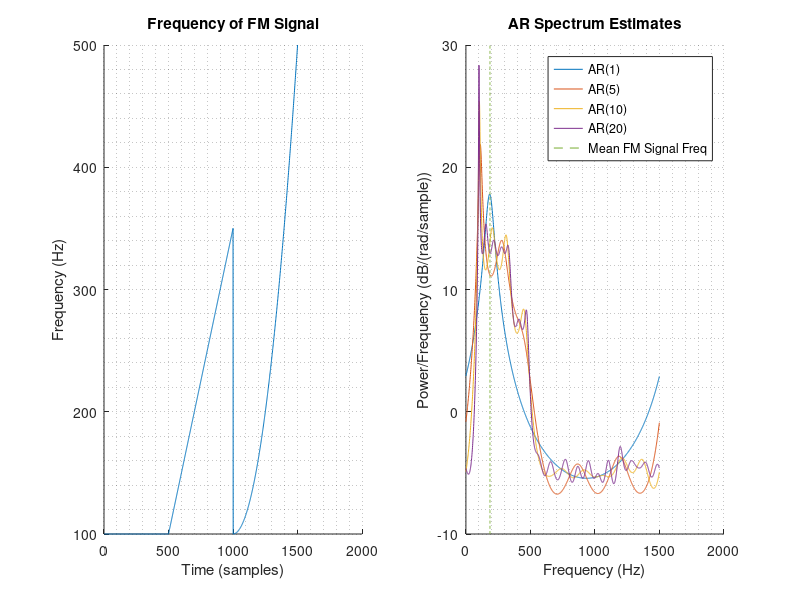

This chart was generated by the following MATLAB code:
%% --- 3. Widely Linear Filtering and Adaptive Spectrum Estimation --- %%

%%
close all;
clear all;
clc;

%%

num_samples = 1500;
freq_fm_sig = [100*ones(500,1); ...
    100*ones(500,1) + ([501:1000]' - 500)/2; ...
    100*ones(500,1) + (([1001:1500]' -  1000)/25).^2];
phi = cumsum(freq_fm_sig);
fs = 1500;
noise_variance = 0.05;
noise = wgn(num_samples,1,pow2db(noise_variance),'complex');
fm_signal = exp(1i*2*pi*phi/fs) + noise;

% Plotting frequency
figure;
subplot(1,2,1);
hold on;
plot(1:num_samples, freq_fm_sig);
xlabel('Time (samples)');
ylabel('Frequency (Hz)');
title('Frequency of FM Signal');
grid minor;
hold off;

%%

model_orders = [1, 5, 10, 20];
subplot(1,2,2);
hold on;
h = zeros(4,1500);
w = zeros(4,1500);
for i = 1:4
    % Finding AR coefficients
    ar_coeff = aryule(fm_signal,model_orders(i));
    [h(i,:),w(i,:)] = freqz(1,ar_coeff,num_samples,fs);
    P = abs(h(i,:)).^2;
    plot(w(i,:), pow2db(P));
end
plot(mean(freq_fm_sig)*ones(1,1500), linspace(-10,30,1500),'--')
title('AR Spectrum Estimates')
xlabel('Frequency (Hz)'); 
ylabel('Power/Frequency (dB/(rad/sample))');
legend('AR(1)', 'AR(5)', 'AR(10)', 'AR(20)', 'Mean FM Signal Freq');
grid minor;
hold off;